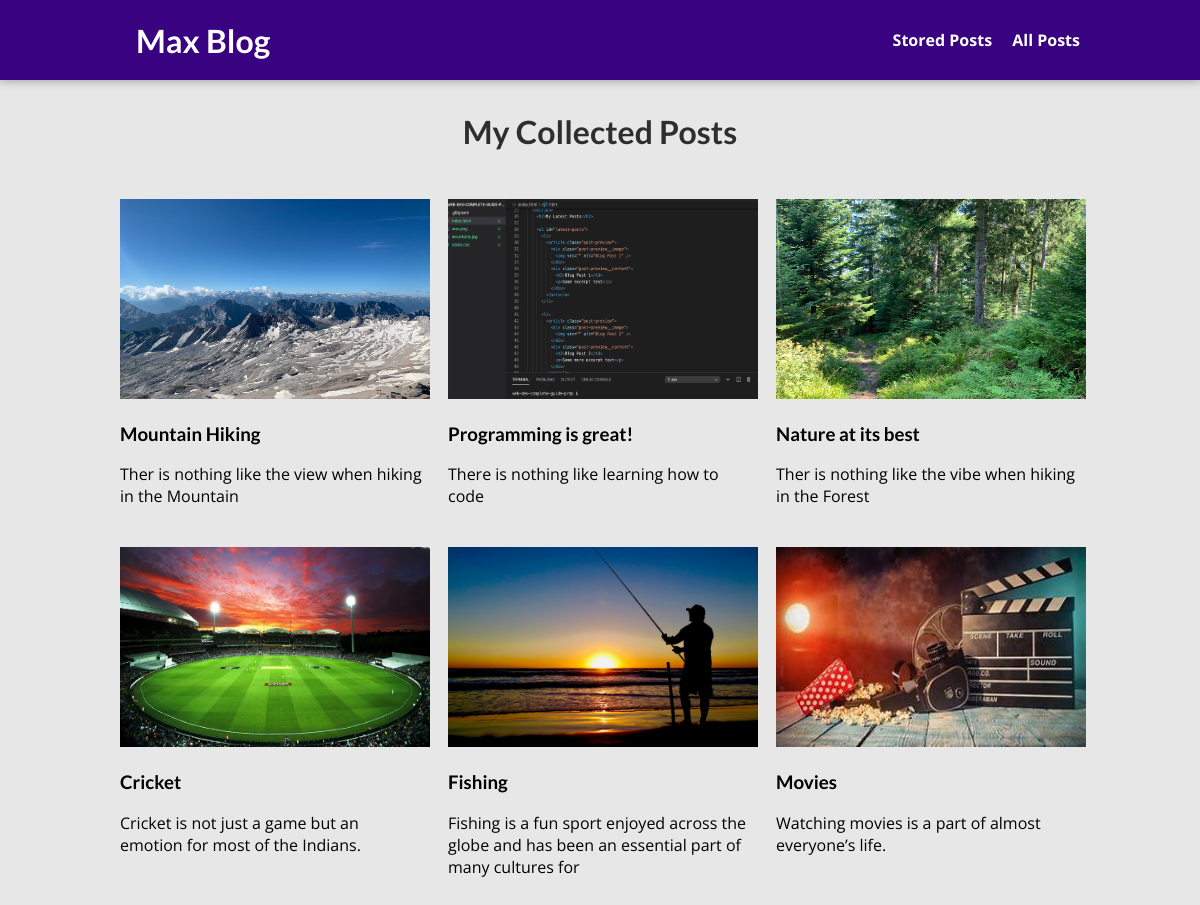
The page /posts on the database its author committed.
### blog/models.py (models this page shows, shortened)
class Post(models.Model):
    title=models.CharField(max_length=50)
    excerpt=models.CharField(max_length=100)
    image=models.ImageField(upload_to="posts",null=True)
    date=models.DateField(auto_now=True)
    slug=models.SlugField(unique=True,db_index=True)
    content=models.TextField(validators=[MinLengthValidator(10)])
    author = models.ForeignKey(
        Author, on_delete=models.SET_NULL, null=True, related_name="posts")
    tags = models.ManyToManyField(Tag)

### blog/views.py (the view)
# urls.py: path("posts",views.AllPostsView.as_view(),name="post-page"),
class AllPostsView(ListView):
    template_name = "blog/all-posts.html"
    model = Post
    ordering = ["-date"]
    context_object_name = "all_posts"

### blog/templates/blog/all-posts.html (shortened to what this page needs)
{% extends "base.html" %}
{% load static %}
{% block css_files %}
    <link rel="stylesheet" href="{% static 'blog/post.css' %}"/>
    <link rel="stylesheet" href="{% static "blog/all-posts.css" %}"/>
{% endblock %}
{% block content %}
<section id="all-posts">
 <h2>My Collected Posts</h2>
 <ul>
  {% for post in all_posts %}
    {% include "blog/includes/post.html" %}
  {% endfor %}
 </ul>
</section>
{% endblock %}

### blog/templates/blog/includes/post.html
<li>
    <article class="posts">
    <a href="{% url "post-detail-page" post.slug %}" style="text-decoration:none">
        <img src="{{ post.image.url }}" alt="{{ post.title }}"  style="height: 200px; width: 310px;"/>
        <div class="post__content">
     <h3 class="under">{{post.title}}</h3>
     <p class="under">{{post.excerpt}}</p>
    </div>
    </a></li>

### static/app.css (style rules this page uses)
* { box-sizing: border-box; }
html { font-family: 'Open Sans', 'Lato', sans-serif; }
body { margin: 0; }
h1, h2, h3 { font-family: 'Lato', sans-serif; font-weight: bold; }

### blog/static/blog/post.css (style rules this page uses)
.under { text-decoration-line: none; color: black; }

### blog/static/blog/all-posts.css (style rules this page uses)
body { background-color: #e7e7e7; }
#all-posts { margin: 7rem auto; width: 90%; max-width: 60rem; }
#all-posts h2 { text-align: center; font-size: 2rem; color: #2e2e2e; margin: 3rem 0; }
ul { list-style: none; margin: 0; padding: 0; display: grid; grid-template-columns: repeat(auto-fill, minmax(17rem, 1fr)); gap: 1.5rem; }

### rows shown on the page
Post: image (picture), title "Mountain Hiking", excerpt "Ther is nothing like the view when hiking in the Mountain"
Post: image (picture), title "Programming is great!", excerpt "There is nothing like learning how to code"
Post: image (picture), title "Nature at its best", excerpt "Ther is nothing like the vibe when hiking in the Forest"
Post: image (picture), title "Cricket", excerpt "Cricket is not just a game but an emotion for most of the Indians."
Post: image (picture), title "Fishing", excerpt "Fishing is a fun sport enjoyed across the globe and has been an essential part of many cultures for"
Post: image (picture), title "Movies", excerpt "Watching movies is a part of almost everyone’s life."
